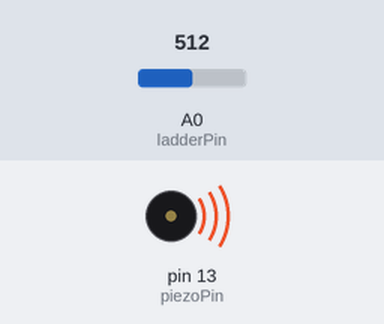
The sketch below on a simulated Arduino Uno, built with avr-gcc and run on an emulated ATmega328P. Shown: buzzer (waves = sounding). The inputs (shaded band) are chosen by the test bench; at power-on: A0 (ladderPin) = 512.

Above: at 1.2 s.
1.3 s: A0 (ladderPin) set to 495
At 1.7 s:
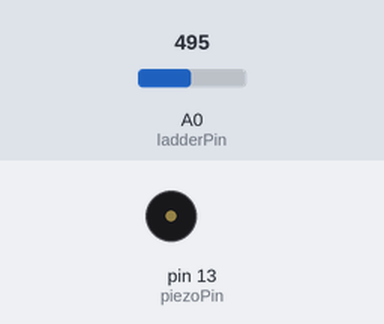
2.8 s: A0 (ladderPin) set to 511
At 4.0 s:
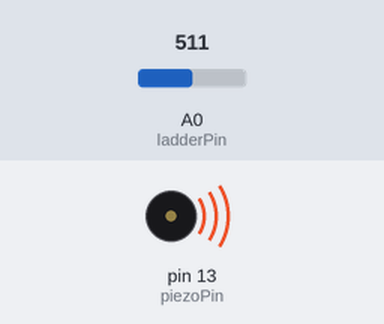
4.3 s: A0 (ladderPin) set to 306
At 5.2 s:
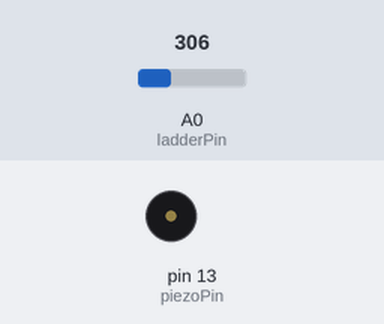
Timing chart, 0 to 7.3 s (numbered marks = the images above; inputs shaded):
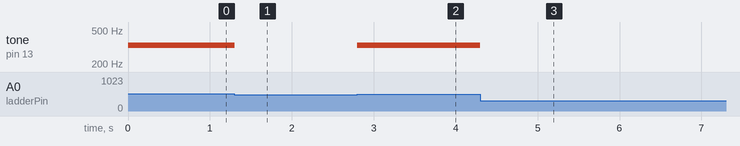

Measured:
- the behaviour switches between 505 and 504 on A0 (ladderPin) (found by bisection; images 0 and 1)
- after the input at 1.3 s, tone on pin 13 (piezoPin): 330 Hz → silent at once
- after the input at 2.8 s, tone on pin 13 (piezoPin): silent → 330 Hz at once
- after the input at 4.3 s, tone on pin 13 (piezoPin): 330 Hz → silent at once

The sketch:

_07_keyboard_instrument.ino
```cpp
int ladderPin = A0;
int piezoPin = 13;

int notes[] = {262, 294, 330, 349};

void setup() {
  Serial.begin(9600);
}

void loop() {
  int keyValue = analogRead(ladderPin);

  if (keyValue == 1023) {
    tone(piezoPin, notes[0]);
  }
  else if (keyValue >= 990 && keyValue <= 1010) {
    tone(piezoPin, notes[1]);
  }
  else if (keyValue >= 505 && keyValue <= 515) {
    tone(piezoPin, notes[2]);
  }
  else if (keyValue >= 5 && keyValue <= 10) {
    tone(piezoPin, notes[4]);
  }
  else {
    noTone(piezoPin);
  }

}
```
